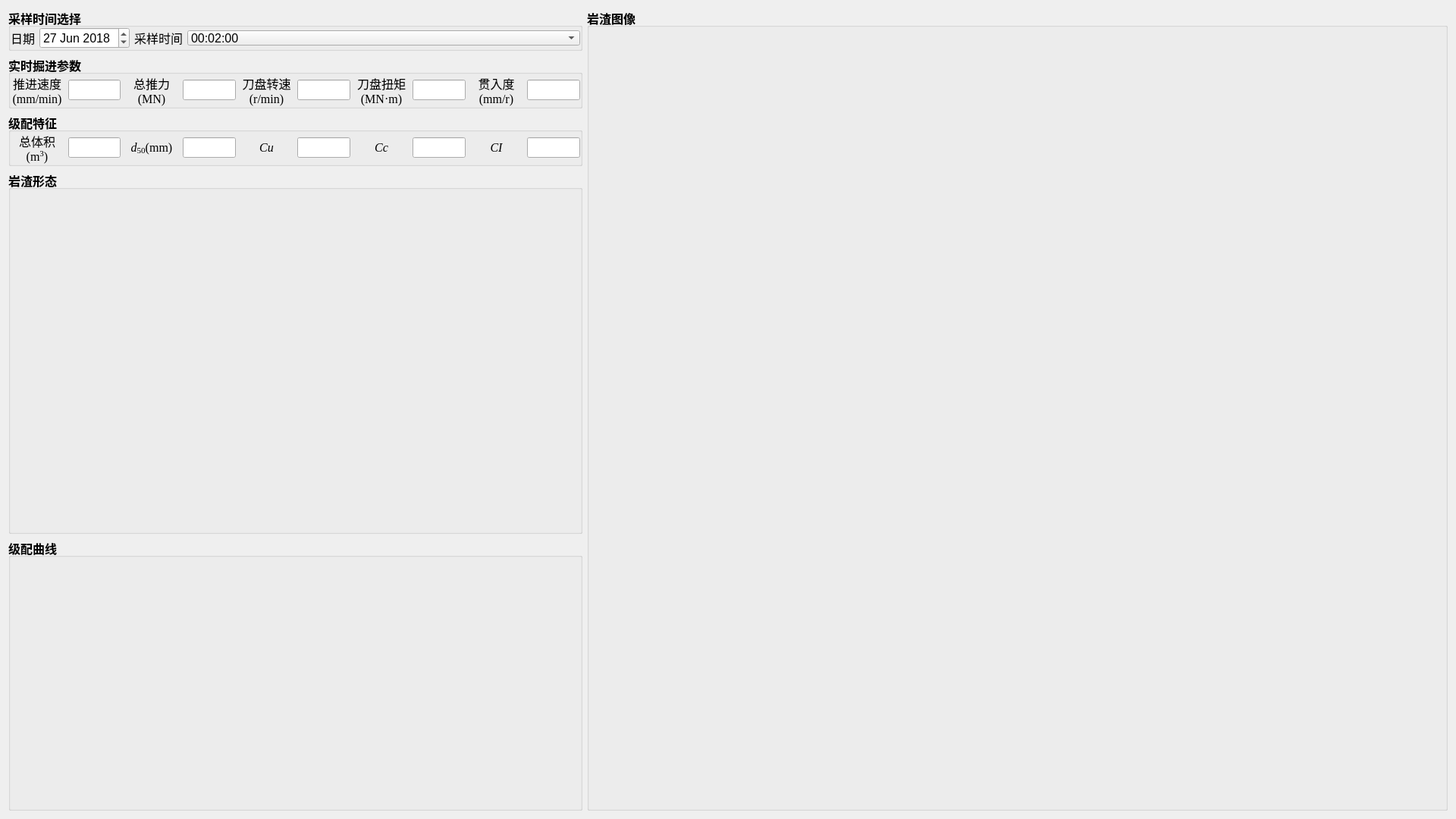
<?xml version="1.0" encoding="UTF-8"?>
<ui version="4.0">
 <class>MuckAnalysis_SubWidget</class>
 <widget class="QWidget" name="MuckAnalysis_SubWidget">
  <property name="geometry">
   <rect>
    <x>0</x>
    <y>0</y>
    <width>1920</width>
    <height>1080</height>
   </rect>
  </property>
  <property name="windowTitle">
   <string>岩渣图像分析</string>
  </property>
  <layout class="QHBoxLayout" name="horizontalLayout" stretch="4,6">
   <item>
    <layout class="QVBoxLayout" name="verticalLayout" stretch="0,0,0,8,6">
     <item>
      <widget class="QGroupBox" name="groupBox_10">
       <property name="font">
        <font>
         <family>Microsoft YaHei UI</family>
         <pointsize>12</pointsize>
         <weight>75</weight>
         <bold>true</bold>
        </font>
       </property>
       <property name="title">
        <string>采样时间选择</string>
       </property>
       <layout class="QGridLayout" name="gridLayout">
        <property name="leftMargin">
         <number>0</number>
        </property>
        <property name="topMargin">
         <number>0</number>
        </property>
        <property name="rightMargin">
         <number>0</number>
        </property>
        <property name="bottomMargin">
         <number>0</number>
        </property>
        <item row="0" column="2">
         <widget class="QLabel" name="label_26">
          <property name="font">
           <font>
            <family>Microsoft YaHei UI</family>
            <pointsize>12</pointsize>
            <weight>50</weight>
            <bold>false</bold>
           </font>
          </property>
          <property name="text">
           <string>采样时间</string>
          </property>
         </widget>
        </item>
        <item row="0" column="0">
         <widget class="QLabel" name="label_25">
          <property name="font">
           <font>
            <family>Microsoft YaHei UI</family>
            <pointsize>12</pointsize>
            <weight>50</weight>
            <bold>false</bold>
           </font>
          </property>
          <property name="text">
           <string>日期</string>
          </property>
         </widget>
        </item>
        <item row="0" column="1">
         <widget class="QDateEdit" name="dateEdit">
          <property name="font">
           <font>
            <family>Microsoft YaHei UI</family>
            <pointsize>12</pointsize>
            <weight>50</weight>
            <bold>false</bold>
           </font>
          </property>
          <property name="dateTime">
           <datetime>
            <hour>0</hour>
            <minute>0</minute>
            <second>0</second>
            <year>2018</year>
            <month>6</month>
            <day>27</day>
           </datetime>
          </property>
         </widget>
        </item>
        <item row="0" column="3">
         <widget class="QComboBox" name="time_ComboBox">
          <property name="sizePolicy">
           <sizepolicy hsizetype="Expanding" vsizetype="Fixed">
            <horstretch>0</horstretch>
            <verstretch>0</verstretch>
           </sizepolicy>
          </property>
          <property name="maximumSize">
           <size>
            <width>16777215</width>
            <height>20</height>
           </size>
          </property>
          <property name="font">
           <font>
            <family>Microsoft YaHei UI</family>
            <pointsize>12</pointsize>
            <weight>50</weight>
            <bold>false</bold>
           </font>
          </property>
          <property name="frame">
           <bool>true</bool>
          </property>
          <item>
           <property name="text">
            <string>00:02:00</string>
           </property>
          </item>
         </widget>
        </item>
       </layout>
      </widget>
     </item>
     <item>
      <widget class="QGroupBox" name="groupBox_11">
       <property name="font">
        <font>
         <family>Microsoft YaHei UI</family>
         <pointsize>12</pointsize>
         <weight>75</weight>
         <bold>true</bold>
        </font>
       </property>
       <property name="title">
        <string>实时掘进参数</string>
       </property>
       <layout class="QGridLayout" name="gridLayout_6" columnstretch="1,1,1,1,1,1,1,1,1,1">
        <property name="leftMargin">
         <number>0</number>
        </property>
        <property name="topMargin">
         <number>0</number>
        </property>
        <property name="rightMargin">
         <number>0</number>
        </property>
        <property name="bottomMargin">
         <number>0</number>
        </property>
        <item row="0" column="0">
         <widget class="QLabel" name="label_41">
          <property name="font">
           <font>
            <family>Times New Roman</family>
            <pointsize>12</pointsize>
            <weight>50</weight>
            <bold>false</bold>
           </font>
          </property>
          <property name="text">
           <string>&lt;html&gt;&lt;head/&gt;&lt;body&gt;&lt;p align=&quot;center&quot;&gt;推进速度&lt;br/&gt;(mm/min)&lt;/p&gt;&lt;/body&gt;&lt;/html&gt;</string>
          </property>
         </widget>
        </item>
        <item row="0" column="7">
         <widget class="QLineEdit" name="t_LineEdit">
          <property name="text">
           <string/>
          </property>
          <property name="readOnly">
           <bool>true</bool>
          </property>
         </widget>
        </item>
        <item row="0" column="8">
         <widget class="QLabel" name="label_38">
          <property name="font">
           <font>
            <family>Times New Roman</family>
            <pointsize>12</pointsize>
            <weight>50</weight>
            <bold>false</bold>
           </font>
          </property>
          <property name="text">
           <string>&lt;html&gt;&lt;head/&gt;&lt;body&gt;&lt;p align=&quot;center&quot;&gt;贯入度&lt;br/&gt;(mm/r)&lt;/p&gt;&lt;/body&gt;&lt;/html&gt;</string>
          </property>
         </widget>
        </item>
        <item row="0" column="3">
         <widget class="QLineEdit" name="f_LineEdit">
          <property name="text">
           <string/>
          </property>
          <property name="readOnly">
           <bool>true</bool>
          </property>
         </widget>
        </item>
        <item row="0" column="5">
         <widget class="QLineEdit" name="vr_LineEdit">
          <property name="text">
           <string/>
          </property>
          <property name="readOnly">
           <bool>true</bool>
          </property>
         </widget>
        </item>
        <item row="0" column="2">
         <widget class="QLabel" name="label_37">
          <property name="font">
           <font>
            <family>Times New Roman</family>
            <pointsize>12</pointsize>
            <weight>50</weight>
            <bold>false</bold>
           </font>
          </property>
          <property name="text">
           <string>&lt;html&gt;&lt;head/&gt;&lt;body&gt;&lt;p align=&quot;center&quot;&gt;总推力&lt;br&gt;(MN)&lt;/p&gt;&lt;/body&gt;&lt;/html&gt;</string>
          </property>
         </widget>
        </item>
        <item row="0" column="4">
         <widget class="QLabel" name="label_40">
          <property name="font">
           <font>
            <family>Times New Roman</family>
            <pointsize>12</pointsize>
            <weight>50</weight>
            <bold>false</bold>
           </font>
          </property>
          <property name="text">
           <string>&lt;html&gt;&lt;head/&gt;&lt;body&gt;&lt;p align=&quot;center&quot;&gt;刀盘转速&lt;br&gt;(r/min)&lt;/p&gt;&lt;/body&gt;&lt;/html&gt;</string>
          </property>
         </widget>
        </item>
        <item row="0" column="6">
         <widget class="QLabel" name="label_39">
          <property name="font">
           <font>
            <family>Times New Roman</family>
            <pointsize>12</pointsize>
            <weight>50</weight>
            <bold>false</bold>
           </font>
          </property>
          <property name="text">
           <string>&lt;html&gt;&lt;head/&gt;&lt;body&gt;&lt;p align=&quot;center&quot;&gt;刀盘扭矩&lt;br&gt;(MN·m)&lt;/p&gt;&lt;/body&gt;&lt;/html&gt;</string>
          </property>
         </widget>
        </item>
        <item row="0" column="1">
         <widget class="QLineEdit" name="pr_LineEdit">
          <property name="text">
           <string/>
          </property>
          <property name="readOnly">
           <bool>true</bool>
          </property>
         </widget>
        </item>
        <item row="0" column="9">
         <widget class="QLineEdit" name="vp_LineEdit">
          <property name="text">
           <string/>
          </property>
          <property name="readOnly">
           <bool>true</bool>
          </property>
         </widget>
        </item>
       </layout>
      </widget>
     </item>
     <item>
      <widget class="QGroupBox" name="groupBox_13">
       <property name="font">
        <font>
         <family>Microsoft YaHei UI</family>
         <pointsize>12</pointsize>
         <weight>75</weight>
         <bold>true</bold>
        </font>
       </property>
       <property name="title">
        <string>级配特征</string>
       </property>
       <layout class="QGridLayout" name="gridLayout_9" columnstretch="1,1,1,1,1,1,1,1,1,1">
        <property name="leftMargin">
         <number>0</number>
        </property>
        <property name="topMargin">
         <number>0</number>
        </property>
        <property name="rightMargin">
         <number>0</number>
        </property>
        <property name="bottomMargin">
         <number>0</number>
        </property>
        <item row="0" column="1">
         <widget class="QLineEdit" name="vol_LineEdit">
          <property name="text">
           <string/>
          </property>
          <property name="readOnly">
           <bool>true</bool>
          </property>
         </widget>
        </item>
        <item row="0" column="4">
         <widget class="QLabel" name="label_45">
          <property name="font">
           <font>
            <family>Times New Roman</family>
            <pointsize>12</pointsize>
            <weight>50</weight>
            <bold>false</bold>
           </font>
          </property>
          <property name="text">
           <string>&lt;html&gt;&lt;head/&gt;&lt;body&gt;&lt;p align=&quot;center&quot;&gt;&lt;span style=&quot; font-style:italic;&quot;&gt;Cu&lt;/span&gt;&lt;/p&gt;&lt;/body&gt;&lt;/html&gt;</string>
          </property>
         </widget>
        </item>
        <item row="0" column="5">
         <widget class="QLineEdit" name="cu_LineEdit">
          <property name="text">
           <string/>
          </property>
          <property name="readOnly">
           <bool>true</bool>
          </property>
         </widget>
        </item>
        <item row="0" column="7">
         <widget class="QLineEdit" name="cc_LineEdit">
          <property name="text">
           <string/>
          </property>
          <property name="readOnly">
           <bool>true</bool>
          </property>
         </widget>
        </item>
        <item row="0" column="8">
         <widget class="QLabel" name="label_43">
          <property name="font">
           <font>
            <family>Times New Roman</family>
            <pointsize>12</pointsize>
            <weight>50</weight>
            <bold>false</bold>
           </font>
          </property>
          <property name="text">
           <string>&lt;html&gt;&lt;head/&gt;&lt;body&gt;&lt;p align=&quot;center&quot;&gt;&lt;span style=&quot; font-style:italic;&quot;&gt;CI&lt;/span&gt;&lt;/p&gt;&lt;/body&gt;&lt;/html&gt;</string>
          </property>
         </widget>
        </item>
        <item row="0" column="6">
         <widget class="QLabel" name="label_46">
          <property name="font">
           <font>
            <family>Times New Roman</family>
            <pointsize>12</pointsize>
            <weight>50</weight>
            <bold>false</bold>
           </font>
          </property>
          <property name="text">
           <string>&lt;html&gt;&lt;head/&gt;&lt;body&gt;&lt;p align=&quot;center&quot;&gt;&lt;span style=&quot; font-style:italic;&quot;&gt;Cc&lt;/span&gt;&lt;/p&gt;&lt;/body&gt;&lt;/html&gt;</string>
          </property>
         </widget>
        </item>
        <item row="0" column="0">
         <widget class="QLabel" name="label">
          <property name="font">
           <font>
            <family>Times New Roman</family>
            <pointsize>12</pointsize>
            <weight>50</weight>
            <bold>false</bold>
           </font>
          </property>
          <property name="text">
           <string>&lt;html&gt;&lt;head/&gt;&lt;body&gt;&lt;p align=&quot;center&quot;&gt;总体积&lt;br&gt;(m&lt;span style=&quot; vertical-align:super;&quot;&gt;3&lt;/span&gt;)&lt;/p&gt;&lt;/body&gt;&lt;/html&gt;</string>
          </property>
         </widget>
        </item>
        <item row="0" column="3">
         <widget class="QLineEdit" name="d50_LineEdit">
          <property name="text">
           <string/>
          </property>
          <property name="readOnly">
           <bool>true</bool>
          </property>
         </widget>
        </item>
        <item row="0" column="2">
         <widget class="QLabel" name="label_44">
          <property name="font">
           <font>
            <family>Times New Roman</family>
            <pointsize>12</pointsize>
            <weight>50</weight>
            <bold>false</bold>
           </font>
          </property>
          <property name="text">
           <string>&lt;html&gt;&lt;head/&gt;&lt;body&gt;&lt;p align=&quot;center&quot;&gt;&lt;span style=&quot; font-style:italic;&quot;&gt;d&lt;/span&gt;&lt;span style=&quot; vertical-align:sub;&quot;&gt;50&lt;/span&gt;(mm)&lt;/p&gt;&lt;/body&gt;&lt;/html&gt;</string>
          </property>
         </widget>
        </item>
        <item row="0" column="9">
         <widget class="QLineEdit" name="ci_LineEdit">
          <property name="text">
           <string/>
          </property>
          <property name="readOnly">
           <bool>true</bool>
          </property>
         </widget>
        </item>
       </layout>
      </widget>
     </item>
     <item>
      <widget class="QGroupBox" name="groupBox">
       <property name="font">
        <font>
         <family>Microsoft YaHei UI</family>
         <pointsize>12</pointsize>
         <weight>75</weight>
         <bold>true</bold>
        </font>
       </property>
       <property name="title">
        <string>岩渣形态</string>
       </property>
       <layout class="QVBoxLayout" name="verticalLayout_2">
        <property name="leftMargin">
         <number>0</number>
        </property>
        <property name="topMargin">
         <number>0</number>
        </property>
        <property name="rightMargin">
         <number>0</number>
        </property>
        <property name="bottomMargin">
         <number>0</number>
        </property>
        <item>
         <widget class="QMatplotlibWidget" name="paramDistribution_MatplotlibWidget" native="true"/>
        </item>
       </layout>
      </widget>
     </item>
     <item>
      <widget class="QGroupBox" name="groupBox_2">
       <property name="font">
        <font>
         <family>Microsoft YaHei UI</family>
         <pointsize>12</pointsize>
         <weight>75</weight>
         <bold>true</bold>
        </font>
       </property>
       <property name="title">
        <string>级配曲线</string>
       </property>
       <layout class="QVBoxLayout" name="verticalLayout_7">
        <property name="leftMargin">
         <number>0</number>
        </property>
        <property name="topMargin">
         <number>0</number>
        </property>
        <property name="rightMargin">
         <number>0</number>
        </property>
        <property name="bottomMargin">
         <number>0</number>
        </property>
        <item>
         <widget class="QMatplotlibWidget" name="grading_MatplotlibWidget" native="true"/>
        </item>
       </layout>
      </widget>
     </item>
    </layout>
   </item>
   <item>
    <widget class="QGroupBox" name="groupBox_12">
     <property name="font">
      <font>
       <family>Microsoft YaHei UI</family>
       <pointsize>12</pointsize>
       <weight>75</weight>
       <bold>true</bold>
      </font>
     </property>
     <property name="title">
      <string>岩渣图像</string>
     </property>
     <layout class="QGridLayout" name="gridLayout_8" rowstretch="0">
      <property name="leftMargin">
       <number>0</number>
      </property>
      <property name="topMargin">
       <number>0</number>
      </property>
      <property name="rightMargin">
       <number>0</number>
      </property>
      <property name="bottomMargin">
       <number>0</number>
      </property>
      <item row="0" column="0">
       <widget class="QLabel" name="muckImage_Label">
        <property name="text">
         <string/>
        </property>
       </widget>
      </item>
     </layout>
    </widget>
   </item>
  </layout>
 </widget>
 <customwidgets>
  <customwidget>
   <class>QMatplotlibWidget</class>
   <extends>QWidget</extends>
   <header>pyside2_utils.widgets</header>
   <container>1</container>
  </customwidget>
 </customwidgets>
 <resources/>
 <connections/>
</ui>
